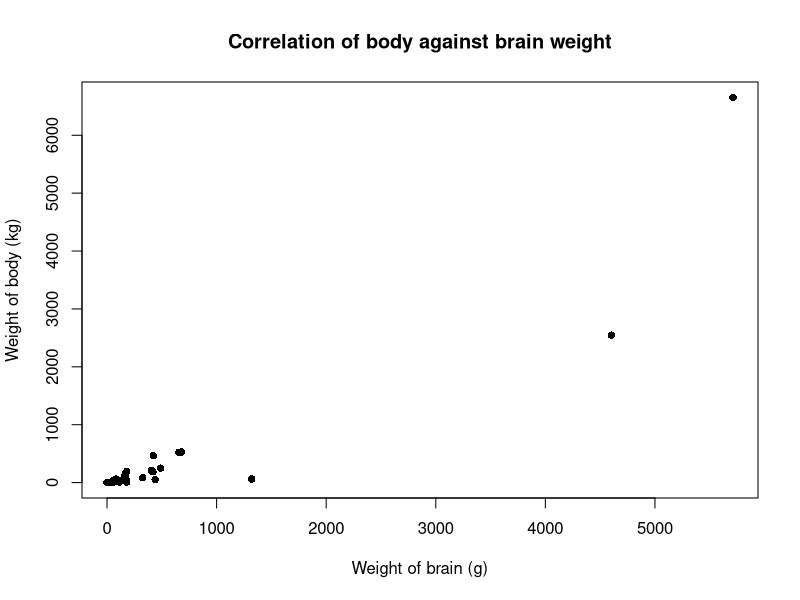
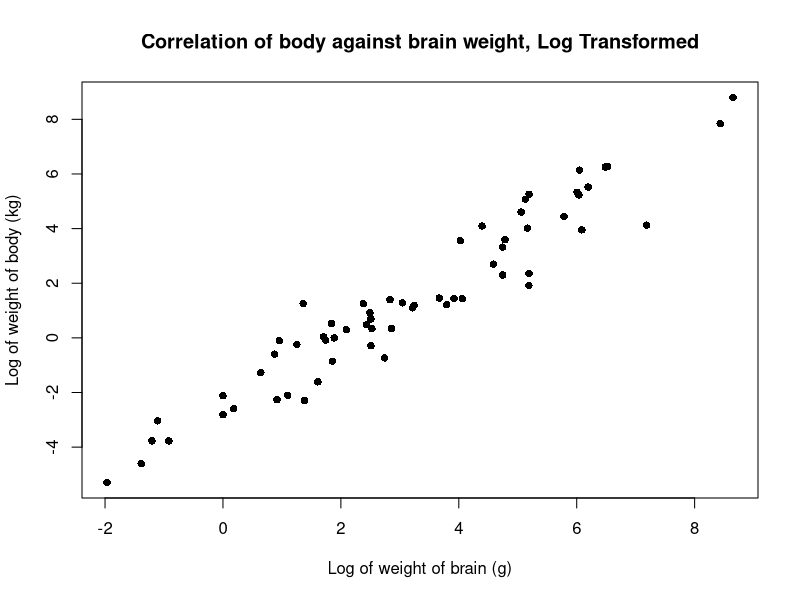
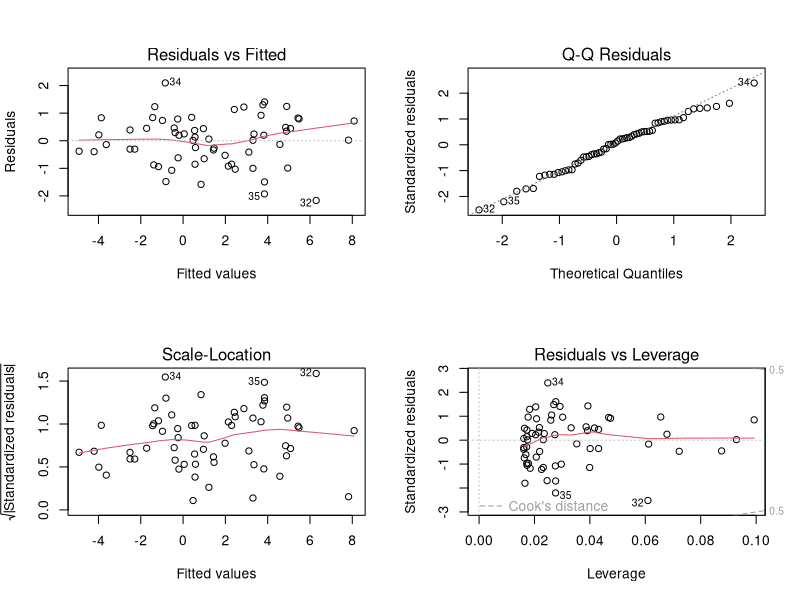
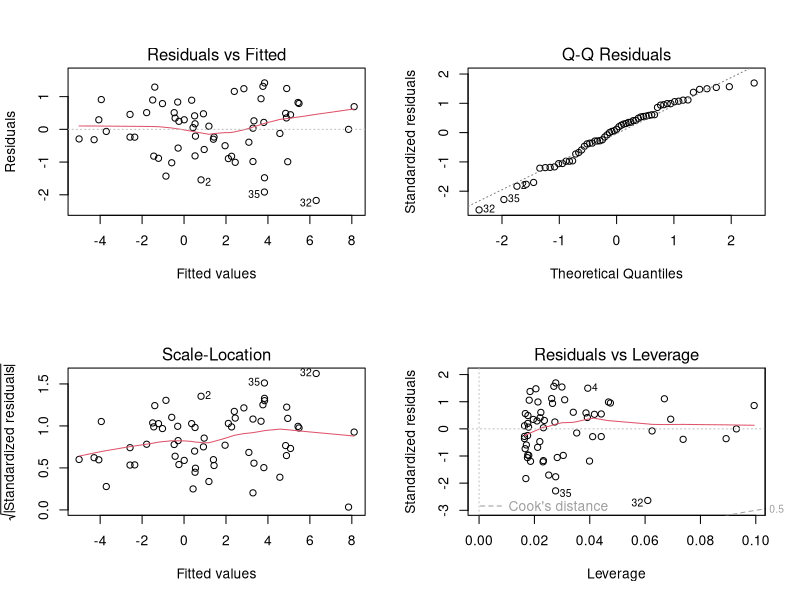
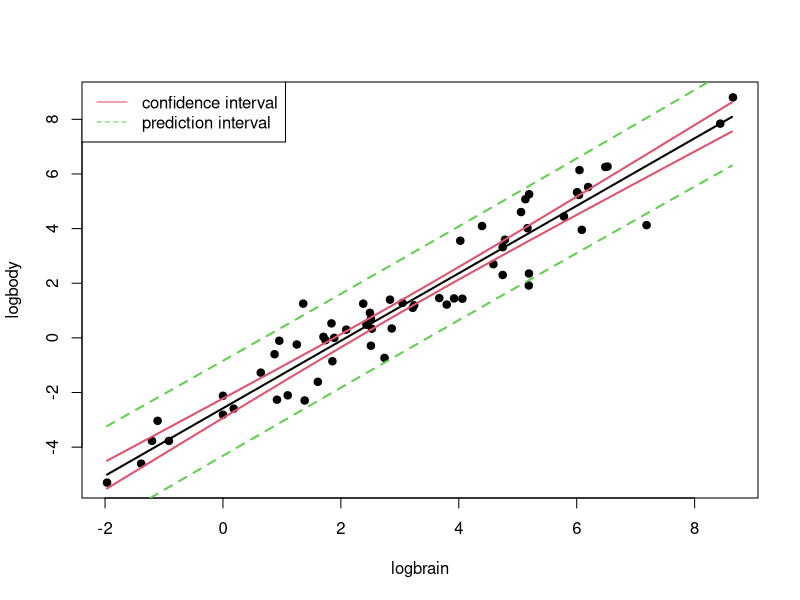

The R script that drew these images, in order:
## ---- chunk 1
## set working directory
require("knitr")
require("car")
## ---- chunk 2
brain <- read.table("brainweight.txt", header=TRUE)
## ---- chunk 3
plot(brain$body~brain$brain, xlab="Weight of brain (g)", ylab="Weight of body (kg)", main="Correlation of body against brain weight", col=1, pch=16)
## ---- chunk 4
brain$logbody <- log(brain$body)
brain$logbrain <- log(brain$brain)
plot(brain$logbody~brain$logbrain, xlab="Log of weight of brain (g)", ylab="Log of weight of body (kg)", main="Correlation of body against brain weight, Log Transformed", col=1, pch=16)
## ---- chunk 5
logbody <- brain$logbody
logbrain <- brain$logbrain
lmlog <- lm(logbody~logbrain, data=brain)
## ---- chunk 6
summary(lmlog)
par(mfrow=c(2,2))
plot(lmlog)

brain2 <- brain[-34,]
logbody <- brain2$logbody
logbrain <- brain2$logbrain
lmlog2 <- lm(logbody~logbrain, data=brain2)
summary(lmlog2)
par(mfrow=c(2,2))
plot(lmlog2)
## ---- chunk 7
# Estimate, Standard Error, t-value, and multiple R-squared


# Plot 95% confidence intervals for the regression line
par(mfrow = c(1,1))
logbrain.new <- seq(min(logbrain), max(logbrain), by=0.1)
pred.logbrain <- data.frame(logbrain = logbrain.new)
range.pred <- predict(lmlog2, newdata = pred.logbrain, interval = "confidence")
plot(logbody~logbrain, brain, pch = 19)
lines(logbrain.new, range.pred[,1], lw = 2)
lines(logbrain.new, range.pred[,2], col = 2, lw = 2)
lines(logbrain.new, range.pred[,3], col = 2, lw = 2)

# Plot 95% prediction intervals using function matlines
range.pred <- predict(lmlog2, newdata = pred.logbrain, interval = "prediction")
matlines(logbrain.new, range.pred[,2:3], lty = 2, col = 3, lw = 2)

# Add legend
legend("topleft", legend = c("confidence interval","prediction interval"), 
       col = c(2,3), lty = c(1,2))
